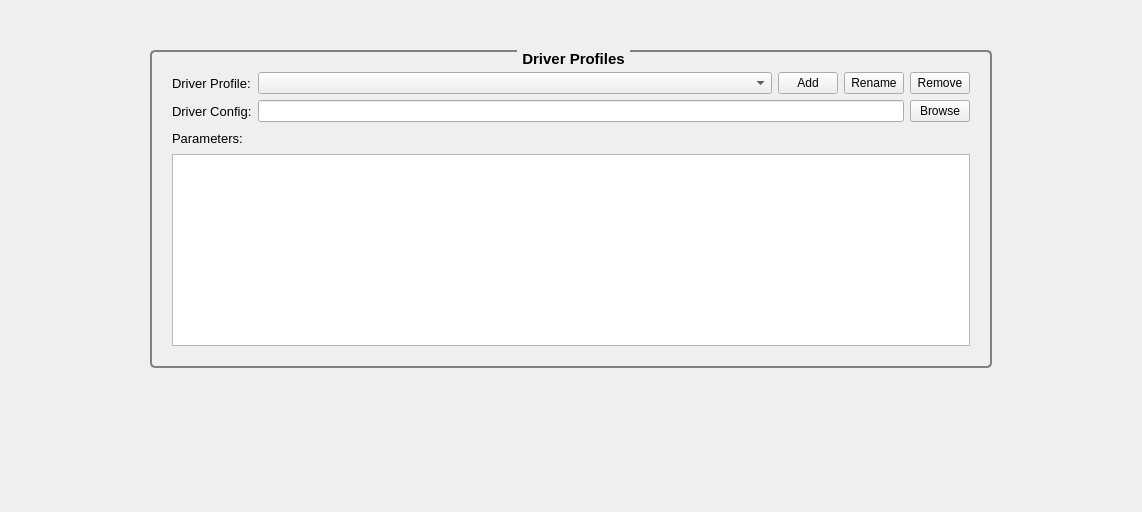
<?xml version="1.0" encoding="UTF-8"?>
<ui version="4.0">
 <class>DriverProfilesView</class>
 <widget class="QWidget" name="DriverProfilesView">
  <property name="geometry">
   <rect>
    <x>0</x>
    <y>0</y>
    <width>1142</width>
    <height>512</height>
   </rect>
  </property>
  <property name="windowTitle">
   <string>Form</string>
  </property>
  <property name="styleSheet">
   <string notr="true">QGroupBox{border:2px solid gray;border-radius:5px;margin-top: 4ex;} QGroupBox::title{subcontrol-origin: margin;subcontrol-position:top center;padding:0 3px;}</string>
  </property>
  <property name="locale">
   <locale language="C" country="AnyCountry"/>
  </property>
  <layout class="QVBoxLayout" name="verticalLayout">
   <property name="leftMargin">
    <number>150</number>
   </property>
   <property name="topMargin">
    <number>50</number>
   </property>
   <property name="rightMargin">
    <number>150</number>
   </property>
   <property name="bottomMargin">
    <number>50</number>
   </property>
   <item>
    <widget class="QGroupBox" name="groupBox">
     <property name="font">
      <font>
       <pointsize>11</pointsize>
       <weight>75</weight>
       <bold>true</bold>
      </font>
     </property>
     <property name="title">
      <string>Driver Profiles</string>
     </property>
     <layout class="QGridLayout" name="gridLayout">
      <property name="sizeConstraint">
       <enum>QLayout::SetDefaultConstraint</enum>
      </property>
      <property name="leftMargin">
       <number>20</number>
      </property>
      <property name="topMargin">
       <number>20</number>
      </property>
      <property name="rightMargin">
       <number>20</number>
      </property>
      <property name="bottomMargin">
       <number>20</number>
      </property>
      <item row="0" column="0">
       <widget class="QLabel" name="Name_label">
        <property name="font">
         <font>
          <pointsize>10</pointsize>
         </font>
        </property>
        <property name="text">
         <string>Driver Profile:</string>
        </property>
       </widget>
      </item>
      <item row="0" column="1">
       <layout class="QHBoxLayout" name="horizontalLayout">
        <item>
         <widget class="QComboBox" name="Name"/>
        </item>
        <item>
         <widget class="QPushButton" name="add">
          <property name="maximumSize">
           <size>
            <width>60</width>
            <height>16777215</height>
           </size>
          </property>
          <property name="text">
           <string>Add</string>
          </property>
         </widget>
        </item>
        <item>
         <widget class="QPushButton" name="edit">
          <property name="maximumSize">
           <size>
            <width>60</width>
            <height>16777215</height>
           </size>
          </property>
          <property name="text">
           <string>Rename</string>
          </property>
         </widget>
        </item>
        <item>
         <widget class="QPushButton" name="remove">
          <property name="maximumSize">
           <size>
            <width>60</width>
            <height>16777215</height>
           </size>
          </property>
          <property name="text">
           <string>Remove</string>
          </property>
         </widget>
        </item>
       </layout>
      </item>
      <item row="1" column="0">
       <widget class="QLabel" name="driverConfig_label">
        <property name="font">
         <font>
          <pointsize>10</pointsize>
         </font>
        </property>
        <property name="text">
         <string>Driver Config:</string>
        </property>
       </widget>
      </item>
      <item row="1" column="1">
       <layout class="QHBoxLayout" name="horizontalLayout_4">
        <item>
         <widget class="QLineEdit" name="driverConfig">
          <property name="readOnly">
           <bool>true</bool>
          </property>
         </widget>
        </item>
        <item>
         <widget class="QPushButton" name="Browse">
          <property name="maximumSize">
           <size>
            <width>60</width>
            <height>16777215</height>
           </size>
          </property>
          <property name="text">
           <string>Browse</string>
          </property>
         </widget>
        </item>
       </layout>
      </item>
      <item row="2" column="0">
       <widget class="QLabel" name="Parameters_label">
        <property name="font">
         <font>
          <pointsize>10</pointsize>
         </font>
        </property>
        <property name="text">
         <string>Parameters:</string>
        </property>
       </widget>
      </item>
      <item row="2" column="1">
       <spacer name="horizontalSpacer">
        <property name="orientation">
         <enum>Qt::Horizontal</enum>
        </property>
        <property name="sizeHint" stdset="0">
         <size>
          <width>40</width>
          <height>20</height>
         </size>
        </property>
       </spacer>
      </item>
      <item row="3" column="0" colspan="2">
       <widget class="QTableView" name="ParametersView">
        <property name="sizePolicy">
         <sizepolicy hsizetype="Expanding" vsizetype="Expanding">
          <horstretch>0</horstretch>
          <verstretch>0</verstretch>
         </sizepolicy>
        </property>
        <attribute name="horizontalHeaderStretchLastSection">
         <bool>true</bool>
        </attribute>
       </widget>
      </item>
     </layout>
    </widget>
   </item>
   <item>
    <spacer name="verticalSpacer">
     <property name="orientation">
      <enum>Qt::Vertical</enum>
     </property>
     <property name="sizeHint" stdset="0">
      <size>
       <width>20</width>
       <height>40</height>
      </size>
     </property>
    </spacer>
   </item>
  </layout>
 </widget>
 <resources/>
 <connections/>
</ui>
